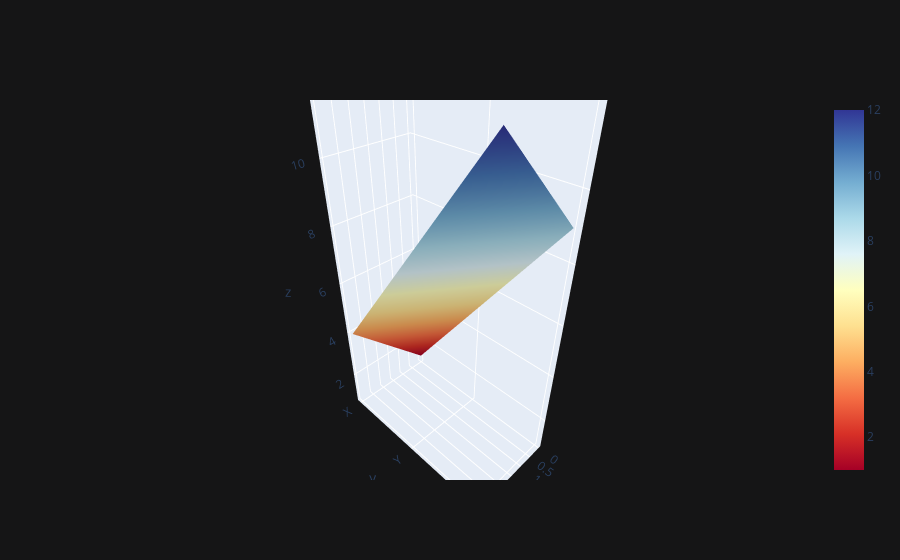

Source (notebook cell):
### Code cell
df3.iplot(kind='surface',colorscale='rdylbu')

### Figure 1 — Plotly figure (JSON) as saved in the notebook; plotly's stock layout.template omitted (floating-point values rounded to 4 significant figures)
{"data": [{"colorscale": [[0, "rgb(165,0,38)"], [0.1, "rgb(215,48,39)"], [0.2, "rgb(244,109,67)"], [0.3, "rgb(253,174,97)"], [0.4, "rgb(254,224,144)"], [0.5, "rgb(255,255,191)"], [0.6, "rgb(224,243,248)"], [0.7, "rgb(171,217,233)"], [0.8, "rgb(116,173,209)"], [0.9, "rgb(69,117,180)"], [1, "rgb(49,54,149)"]], "type": "surface", "x": [0, 1, 2, 3], "y": ["X", "Y", "Z"], "z": [[1, 2, 3, 4], [5, 6, 7, 8], [9, 10, 11, 12]]}], "layout": {"legend": {"bgcolor": "#151516", "font": {"color": "#D9D9D9"}}, "paper_bgcolor": "#151516", "plot_bgcolor": "#151516", "title": {"font": {"color": "#D9D9D9"}}, "xaxis": {"gridcolor": "#434343", "showgrid": true, "tickfont": {"color": "#C2C2C2"}, "title": {"font": {"color": "#D9D9D9"}, "text": ""}, "zerolinecolor": "#666570"}, "yaxis": {"gridcolor": "#434343", "showgrid": true, "tickfont": {"color": "#C2C2C2"}, "title": {"font": {"color": "#D9D9D9"}, "text": ""}, "zerolinecolor": "#666570"}}}
